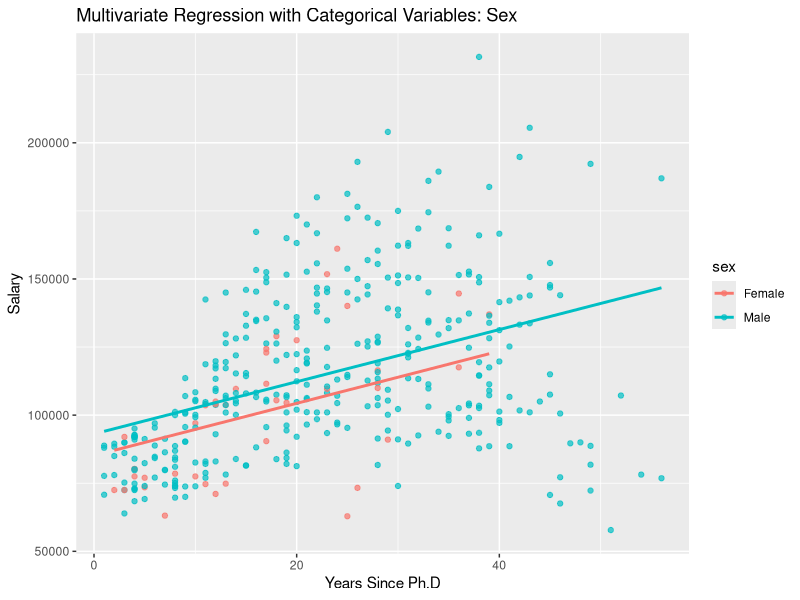
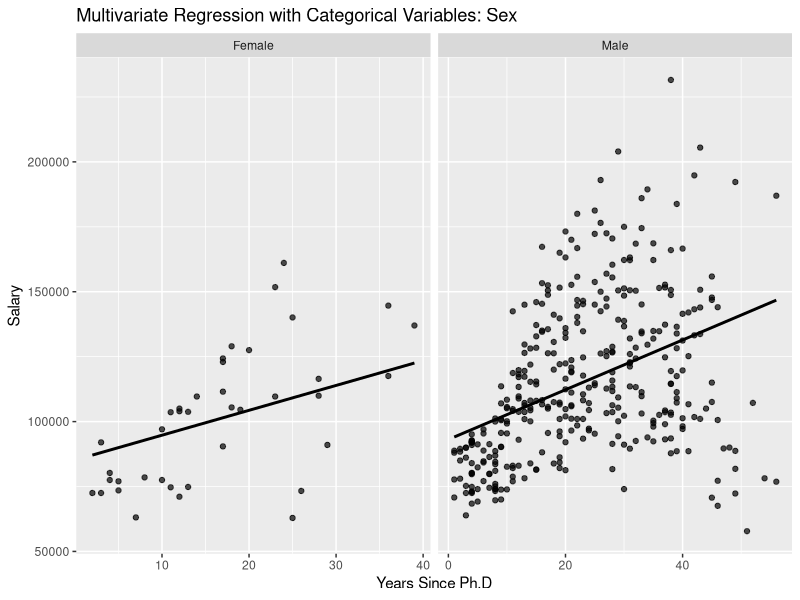
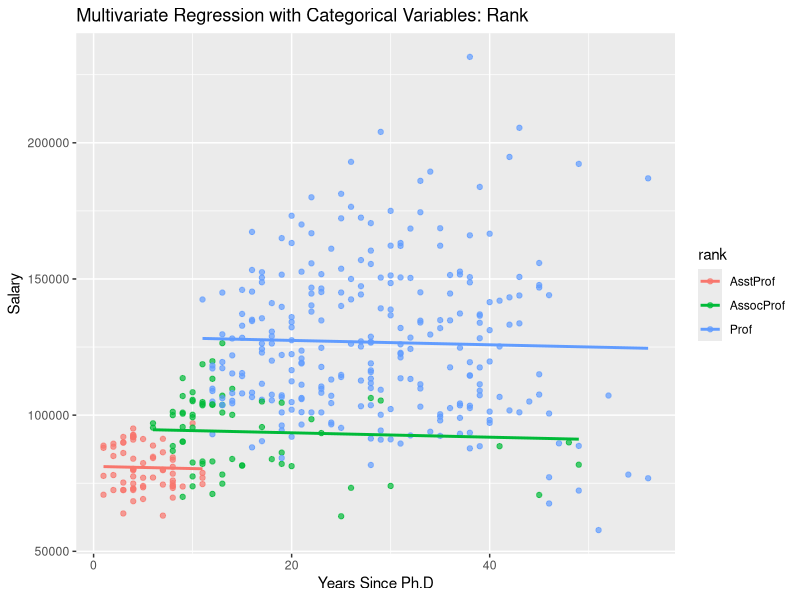

Reproduce these figures in R, in order.
## ---- chunk 1
library(data.table)
library(ggplot2)
library(car)

data(Salaries)
Salaries <- data.table(Salaries)
main_dir <- "/Users/bertozzivill/repos/data-science-book/final/module_8/part_3/"
## ---- chunk 2
bivariate <- lm(salary~yrs.since.phd, data=Salaries)
## ---- chunk 3
multivariate_continuous <- lm(salary~yrs.since.phd + yrs.service, data=Salaries)
## ---- chunk 4
multivariate_categorical <- lm(salary~yrs.since.phd + sex, data=Salaries)
## ---- chunk 5
summary(multivariate_continuous)
## ---- chunk 6
summary(multivariate_categorical)
## ---- chunk 7
## Generate predicted values from categorical regression
Salaries[, predicted_salary_sex:= predict(multivariate_categorical, data=Salaries)]

png(paste0(main_dir, "sex_by_color.png"))
## Plot #1: Group sex by color
ggplot(Salaries, aes(x=yrs.since.phd)) +
  geom_point(aes(y=salary, color=sex), alpha=0.7) +
  geom_line(aes(y=predicted_salary_sex, color=sex), size=1) +
  labs(title="Multivariate Regression with Categorical Variables: Sex",
       x="Years Since Ph.D",
       y="Salary")
graphics.off()

png(paste0(main_dir, "sex_by_facet.png"))
## Plot #2: Facet on Sex
ggplot(Salaries, aes(x=yrs.since.phd)) +
  geom_point(aes(y=salary), alpha=0.7) +
  geom_line(aes(y=predicted_salary_sex), size=1) +
  facet_grid(.~sex, scales="free") + 
  labs(title="Multivariate Regression with Categorical Variables: Sex",
       x="Years Since Ph.D",
       y="Salary")
graphics.off()

## ---- chunk 8
rank_regression <- lm(salary~yrs.since.phd+rank, data=Salaries)
summary(rank_regression)
## ---- chunk 9

## Predict salary for the rank regression
Salaries[, predicted_salary_rank:= predict(rank_regression, data=Salaries)]

png(paste0(main_dir, "rank_predictions.png"))
## Plot predicted values
ggplot(Salaries, aes(x=yrs.since.phd)) +
  geom_point(aes(y=salary, color=rank), alpha=0.7) +
  geom_line(aes(y=predicted_salary_rank, color=rank), size=1) +
  labs(title="Multivariate Regression with Categorical Variables: Rank",
       x="Years Since Ph.D",
       y="Salary")
graphics.off()
## ---- chunk 10
combined_regression <- lm(salary~yrs.since.phd + yrs.service + sex, data=Salaries)
summary(combined_regression)
